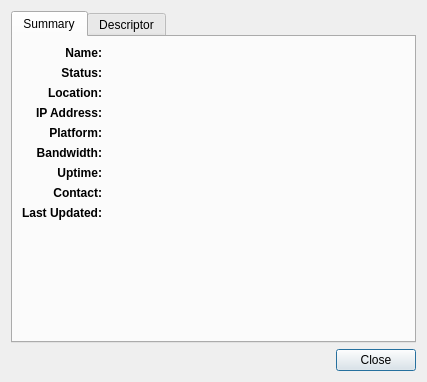
<ui version="4.0" >
 <class>RouterInfoDialog</class>
 <widget class="QDialog" name="RouterInfoDialog" >
  <property name="geometry" >
   <rect>
    <x>0</x>
    <y>0</y>
    <width>427</width>
    <height>382</height>
   </rect>
  </property>
  <property name="windowTitle" >
   <string>Relay Details</string>
  </property>
  <layout class="QVBoxLayout" name="verticalLayout" >
   <item>
    <widget class="QTabWidget" name="tabWidget" >
     <property name="tabShape" >
      <enum>QTabWidget::Rounded</enum>
     </property>
     <property name="currentIndex" >
      <number>0</number>
     </property>
     <property name="usesScrollButtons" >
      <bool>false</bool>
     </property>
     <widget class="QWidget" name="tabSummary" >
      <attribute name="title" >
       <string>Summary</string>
      </attribute>
      <layout class="QGridLayout" name="gridLayout_2" >
       <item row="0" column="0" >
        <widget class="QLabel" name="lblNameLabel" >
         <property name="sizePolicy" >
          <sizepolicy vsizetype="Preferred" hsizetype="Preferred" >
           <horstretch>0</horstretch>
           <verstretch>0</verstretch>
          </sizepolicy>
         </property>
         <property name="font" >
          <font>
           <weight>75</weight>
           <bold>true</bold>
          </font>
         </property>
         <property name="text" >
          <string>Name:</string>
         </property>
         <property name="alignment" >
          <set>Qt::AlignRight|Qt::AlignTrailing|Qt::AlignVCenter</set>
         </property>
        </widget>
       </item>
       <item row="0" column="1" >
        <widget class="QLabel" name="lblName" >
         <property name="sizePolicy" >
          <sizepolicy vsizetype="Preferred" hsizetype="MinimumExpanding" >
           <horstretch>0</horstretch>
           <verstretch>0</verstretch>
          </sizepolicy>
         </property>
         <property name="text" >
          <string/>
         </property>
        </widget>
       </item>
       <item row="1" column="0" >
        <widget class="QLabel" name="lblStatusLabel" >
         <property name="sizePolicy" >
          <sizepolicy vsizetype="Preferred" hsizetype="Preferred" >
           <horstretch>0</horstretch>
           <verstretch>0</verstretch>
          </sizepolicy>
         </property>
         <property name="font" >
          <font>
           <weight>75</weight>
           <bold>true</bold>
          </font>
         </property>
         <property name="text" >
          <string>Status:</string>
         </property>
         <property name="alignment" >
          <set>Qt::AlignRight|Qt::AlignTrailing|Qt::AlignVCenter</set>
         </property>
        </widget>
       </item>
       <item row="1" column="1" >
        <widget class="QLabel" name="lblStatus" >
         <property name="sizePolicy" >
          <sizepolicy vsizetype="Preferred" hsizetype="MinimumExpanding" >
           <horstretch>0</horstretch>
           <verstretch>0</verstretch>
          </sizepolicy>
         </property>
         <property name="text" >
          <string/>
         </property>
        </widget>
       </item>
       <item row="2" column="0" >
        <widget class="QLabel" name="lblLocationLabel" >
         <property name="sizePolicy" >
          <sizepolicy vsizetype="Preferred" hsizetype="Preferred" >
           <horstretch>0</horstretch>
           <verstretch>0</verstretch>
          </sizepolicy>
         </property>
         <property name="font" >
          <font>
           <weight>75</weight>
           <bold>true</bold>
          </font>
         </property>
         <property name="text" >
          <string>Location:</string>
         </property>
         <property name="alignment" >
          <set>Qt::AlignRight|Qt::AlignTrailing|Qt::AlignVCenter</set>
         </property>
        </widget>
       </item>
       <item row="2" column="1" >
        <widget class="QLabel" name="lblLocation" >
         <property name="sizePolicy" >
          <sizepolicy vsizetype="Preferred" hsizetype="MinimumExpanding" >
           <horstretch>0</horstretch>
           <verstretch>0</verstretch>
          </sizepolicy>
         </property>
         <property name="text" >
          <string/>
         </property>
        </widget>
       </item>
       <item row="3" column="0" >
        <widget class="QLabel" name="lblIPAddressLabel" >
         <property name="sizePolicy" >
          <sizepolicy vsizetype="Preferred" hsizetype="Preferred" >
           <horstretch>0</horstretch>
           <verstretch>0</verstretch>
          </sizepolicy>
         </property>
         <property name="font" >
          <font>
           <weight>75</weight>
           <bold>true</bold>
          </font>
         </property>
         <property name="text" >
          <string>IP Address:</string>
         </property>
         <property name="alignment" >
          <set>Qt::AlignRight|Qt::AlignTrailing|Qt::AlignVCenter</set>
         </property>
        </widget>
       </item>
       <item row="3" column="1" >
        <widget class="QLabel" name="lblIPAddress" >
         <property name="sizePolicy" >
          <sizepolicy vsizetype="Preferred" hsizetype="MinimumExpanding" >
           <horstretch>0</horstretch>
           <verstretch>0</verstretch>
          </sizepolicy>
         </property>
         <property name="text" >
          <string/>
         </property>
        </widget>
       </item>
       <item row="4" column="0" >
        <widget class="QLabel" name="lblPlatformLabel" >
         <property name="sizePolicy" >
          <sizepolicy vsizetype="Preferred" hsizetype="Preferred" >
           <horstretch>0</horstretch>
           <verstretch>0</verstretch>
          </sizepolicy>
         </property>
         <property name="font" >
          <font>
           <weight>75</weight>
           <bold>true</bold>
          </font>
         </property>
         <property name="text" >
          <string>Platform:</string>
         </property>
         <property name="alignment" >
          <set>Qt::AlignRight|Qt::AlignTrailing|Qt::AlignVCenter</set>
         </property>
        </widget>
       </item>
       <item row="4" column="1" >
        <widget class="QLabel" name="lblPlatform" >
         <property name="sizePolicy" >
          <sizepolicy vsizetype="Preferred" hsizetype="MinimumExpanding" >
           <horstretch>0</horstretch>
           <verstretch>0</verstretch>
          </sizepolicy>
         </property>
         <property name="minimumSize" >
          <size>
           <width>0</width>
           <height>0</height>
          </size>
         </property>
         <property name="text" >
          <string/>
         </property>
         <property name="wordWrap" >
          <bool>true</bool>
         </property>
        </widget>
       </item>
       <item row="5" column="0" >
        <widget class="QLabel" name="lblBandwidthLabel" >
         <property name="sizePolicy" >
          <sizepolicy vsizetype="Preferred" hsizetype="Preferred" >
           <horstretch>0</horstretch>
           <verstretch>0</verstretch>
          </sizepolicy>
         </property>
         <property name="font" >
          <font>
           <weight>75</weight>
           <bold>true</bold>
          </font>
         </property>
         <property name="text" >
          <string>Bandwidth:</string>
         </property>
         <property name="alignment" >
          <set>Qt::AlignRight|Qt::AlignTrailing|Qt::AlignVCenter</set>
         </property>
        </widget>
       </item>
       <item row="5" column="1" >
        <widget class="QLabel" name="lblBandwidth" >
         <property name="sizePolicy" >
          <sizepolicy vsizetype="Preferred" hsizetype="MinimumExpanding" >
           <horstretch>0</horstretch>
           <verstretch>0</verstretch>
          </sizepolicy>
         </property>
         <property name="text" >
          <string/>
         </property>
        </widget>
       </item>
       <item row="6" column="0" >
        <widget class="QLabel" name="lblUptimeLabel" >
         <property name="sizePolicy" >
          <sizepolicy vsizetype="Preferred" hsizetype="Preferred" >
           <horstretch>0</horstretch>
           <verstretch>0</verstretch>
          </sizepolicy>
         </property>
         <property name="font" >
          <font>
           <weight>75</weight>
           <bold>true</bold>
          </font>
         </property>
         <property name="text" >
          <string>Uptime:</string>
         </property>
         <property name="alignment" >
          <set>Qt::AlignRight|Qt::AlignTrailing|Qt::AlignVCenter</set>
         </property>
        </widget>
       </item>
       <item row="6" column="1" >
        <widget class="QLabel" name="lblUptime" >
         <property name="sizePolicy" >
          <sizepolicy vsizetype="Preferred" hsizetype="MinimumExpanding" >
           <horstretch>0</horstretch>
           <verstretch>0</verstretch>
          </sizepolicy>
         </property>
         <property name="text" >
          <string/>
         </property>
        </widget>
       </item>
       <item row="8" column="0" >
        <widget class="QLabel" name="lblContactLabel" >
         <property name="sizePolicy" >
          <sizepolicy vsizetype="Preferred" hsizetype="Preferred" >
           <horstretch>0</horstretch>
           <verstretch>0</verstretch>
          </sizepolicy>
         </property>
         <property name="font" >
          <font>
           <weight>75</weight>
           <bold>true</bold>
          </font>
         </property>
         <property name="text" >
          <string>Contact:</string>
         </property>
         <property name="alignment" >
          <set>Qt::AlignRight|Qt::AlignTrailing|Qt::AlignVCenter</set>
         </property>
        </widget>
       </item>
       <item row="8" column="1" >
        <widget class="QLabel" name="lblContact" >
         <property name="sizePolicy" >
          <sizepolicy vsizetype="Preferred" hsizetype="MinimumExpanding" >
           <horstretch>0</horstretch>
           <verstretch>0</verstretch>
          </sizepolicy>
         </property>
         <property name="text" >
          <string/>
         </property>
         <property name="wordWrap" >
          <bool>true</bool>
         </property>
        </widget>
       </item>
       <item row="10" column="0" >
        <spacer name="verticalSpacer" >
         <property name="orientation" >
          <enum>Qt::Vertical</enum>
         </property>
         <property name="sizeHint" >
          <size>
           <width>20</width>
           <height>40</height>
          </size>
         </property>
        </spacer>
       </item>
       <item row="9" column="0" >
        <widget class="QLabel" name="lblLastUpdatedLabel" >
         <property name="sizePolicy" >
          <sizepolicy vsizetype="Preferred" hsizetype="Preferred" >
           <horstretch>0</horstretch>
           <verstretch>0</verstretch>
          </sizepolicy>
         </property>
         <property name="font" >
          <font>
           <weight>75</weight>
           <bold>true</bold>
          </font>
         </property>
         <property name="text" >
          <string>Last Updated:</string>
         </property>
         <property name="alignment" >
          <set>Qt::AlignRight|Qt::AlignTrailing|Qt::AlignVCenter</set>
         </property>
        </widget>
       </item>
       <item row="9" column="1" >
        <widget class="QLabel" name="lblLastUpdated" >
         <property name="sizePolicy" >
          <sizepolicy vsizetype="Preferred" hsizetype="MinimumExpanding" >
           <horstretch>0</horstretch>
           <verstretch>0</verstretch>
          </sizepolicy>
         </property>
         <property name="text" >
          <string/>
         </property>
        </widget>
       </item>
      </layout>
     </widget>
     <widget class="QWidget" name="tabDescriptor" >
      <attribute name="title" >
       <string>Descriptor</string>
      </attribute>
      <layout class="QGridLayout" name="gridLayout" >
       <item row="0" column="0" >
        <widget class="QTextEdit" name="textDescriptor" >
         <property name="font" >
          <font>
           <family>Courier New</family>
           <pointsize>10</pointsize>
          </font>
         </property>
         <property name="lineWrapMode" >
          <enum>QTextEdit::NoWrap</enum>
         </property>
         <property name="acceptRichText" >
          <bool>false</bool>
         </property>
         <property name="textInteractionFlags" >
          <set>Qt::TextSelectableByKeyboard|Qt::TextSelectableByMouse</set>
         </property>
        </widget>
       </item>
      </layout>
     </widget>
    </widget>
   </item>
   <item>
    <widget class="QDialogButtonBox" name="buttonBox" >
     <property name="orientation" >
      <enum>Qt::Horizontal</enum>
     </property>
     <property name="standardButtons" >
      <set>QDialogButtonBox::Close</set>
     </property>
    </widget>
   </item>
  </layout>
 </widget>
 <resources/>
 <connections>
  <connection>
   <sender>buttonBox</sender>
   <signal>accepted()</signal>
   <receiver>RouterInfoDialog</receiver>
   <slot>accept()</slot>
   <hints>
    <hint type="sourcelabel" >
     <x>248</x>
     <y>254</y>
    </hint>
    <hint type="destinationlabel" >
     <x>157</x>
     <y>274</y>
    </hint>
   </hints>
  </connection>
  <connection>
   <sender>buttonBox</sender>
   <signal>rejected()</signal>
   <receiver>RouterInfoDialog</receiver>
   <slot>reject()</slot>
   <hints>
    <hint type="sourcelabel" >
     <x>316</x>
     <y>260</y>
    </hint>
    <hint type="destinationlabel" >
     <x>286</x>
     <y>274</y>
    </hint>
   </hints>
  </connection>
 </connections>
</ui>
